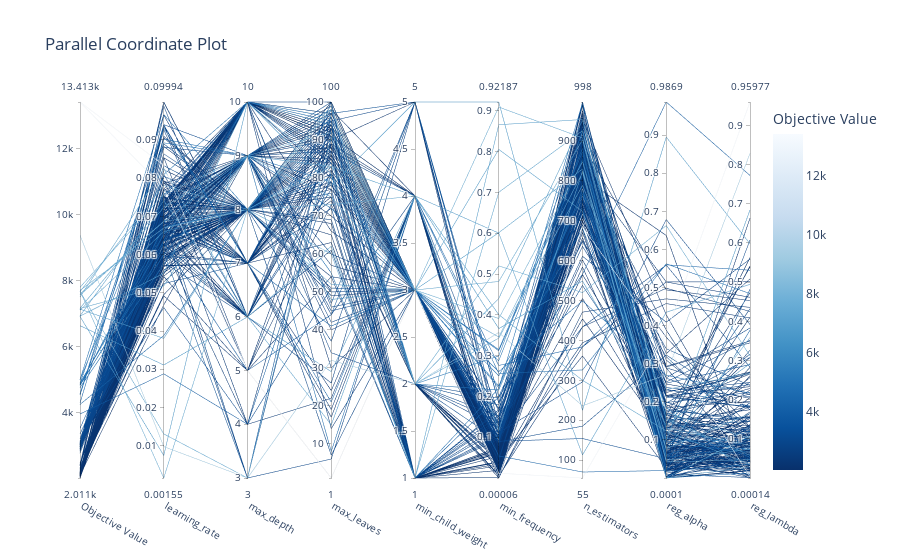

Notebook code cell kept with this figure:
### Code cell
#Grafico de coordenadas paralelas con Optuna
plot_parallel_coordinate(study_opt)

### Figure 1 — Plotly figure (JSON) as saved in the notebook; plotly's stock layout.template omitted (floating-point values rounded to 4 significant figures; data arrays with more than 128 entries replaced by an {"elided": "..."} marker saying what was removed)
{"data": [{"dimensions": [{"label": "Objective Value", "range": [2011.0, 13410.0], "values": {"elided": "235 float values"}}, {"label": "learning_rate", "range": [0.001547, 0.09994], "values": {"elided": "235 float values"}}, {"label": "max_depth", "range": [3, 10], "values": {"elided": "235 int values"}}, {"label": "max_leaves", "range": [1, 100], "values": {"elided": "235 int values"}}, {"label": "min_child_weight", "range": [1, 5], "values": {"elided": "235 int values"}}, {"label": "min_frequency", "range": [5.645e-05, 0.9219], "values": {"elided": "235 float values"}}, {"label": "n_estimators", "range": [55, 998], "values": {"elided": "235 int values"}}, {"label": "reg_alpha", "range": [7.288e-05, 0.9869], "values": {"elided": "235 float values"}}, {"label": "reg_lambda", "range": [0.0001449, 0.9598], "values": {"elided": "235 float values"}}], "labelangle": 30, "labelside": "bottom", "line": {"color": {"elided": "235 float values"}, "colorbar": {"title": {"text": "Objective Value"}}, "colorscale": [[0, "rgb(247,251,255)"], [0.125, "rgb(222,235,247)"], [0.25, "rgb(198,219,239)"], [0.375, "rgb(158,202,225)"], [0.5, "rgb(107,174,214)"], [0.625, "rgb(66,146,198)"], [0.75, "rgb(33,113,181)"], [0.875, "rgb(8,81,156)"], [1, "rgb(8,48,107)"]], "reversescale": true, "showscale": true}, "type": "parcoords"}], "layout": {"title": {"text": "Parallel Coordinate Plot"}}}
